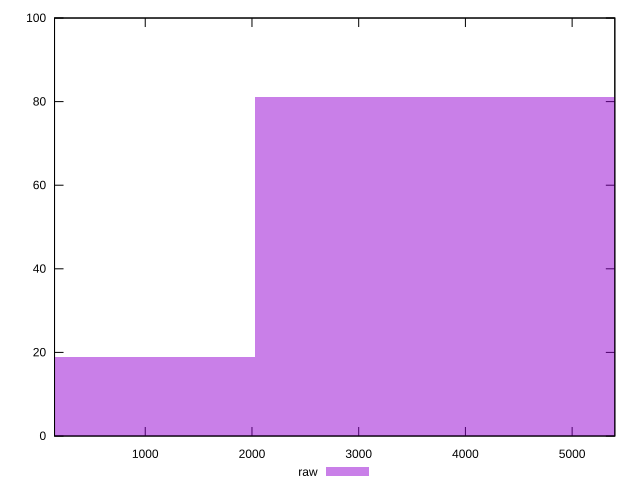

The gnuplot source for this figure:
reset

$raw <<EOF
4064.029019924075 81
0 19
EOF

set key outside below
set boxwidth 4064.029019924075
set xrange [150:5400]
set yrange [0:100]
set trange [0:100]
set style fill transparent solid 0.5 noborder
set terminal svg size 640, 490 enhanced background rgb 'white'
set output "reports/report_00028_2021-02-24T12-49-42.674Z/uses-text-compression/samples/agenda/raw/histogram.svg"

plot $raw title "raw" with boxes

reset
